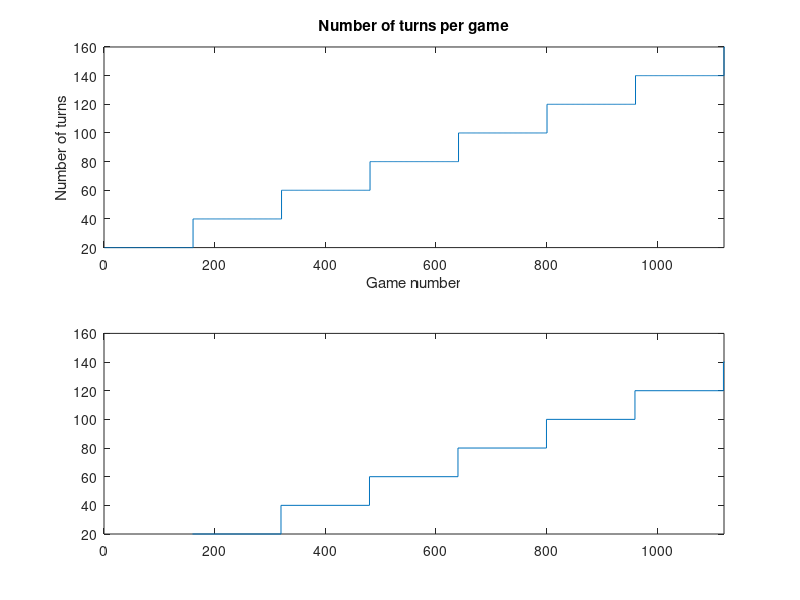

Reproduce this figure in MATLAB.
clc, clear all, format compact
gameId = 1:10000;
maxRounds  = min(160, ceil(gameId / 160.0) * 20);

figure(1)
clf(1)
subplot(2,1,1)
stairs(gameId, maxRounds)
title("Number of turns per game")
xlabel("Game number")
ylabel("Number of turns")

firstFullLengthRound =min(find(maxRounds==max(max(maxRounds))))
xlim([0,firstFullLengthRound ])

subplot(2,1,2)

stairs((20:20:160).*8,20:20:160)

xlim([0,firstFullLengthRound ])